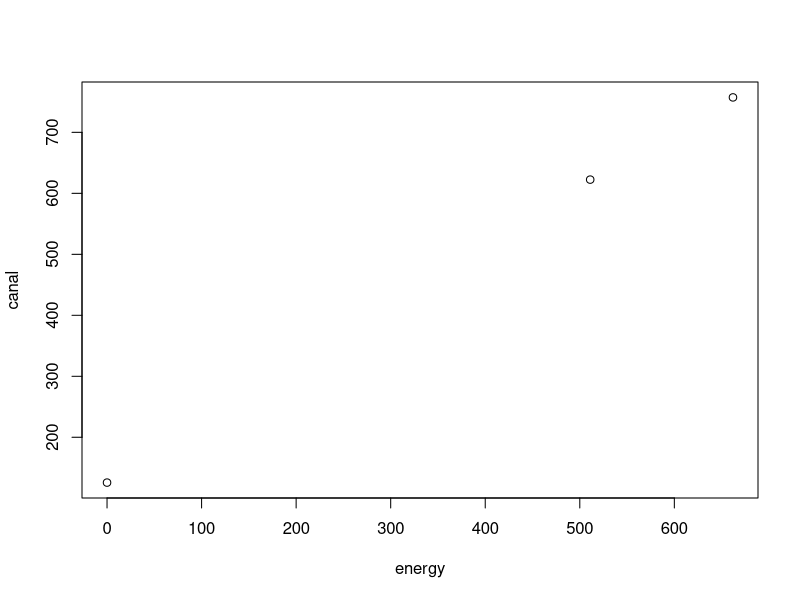
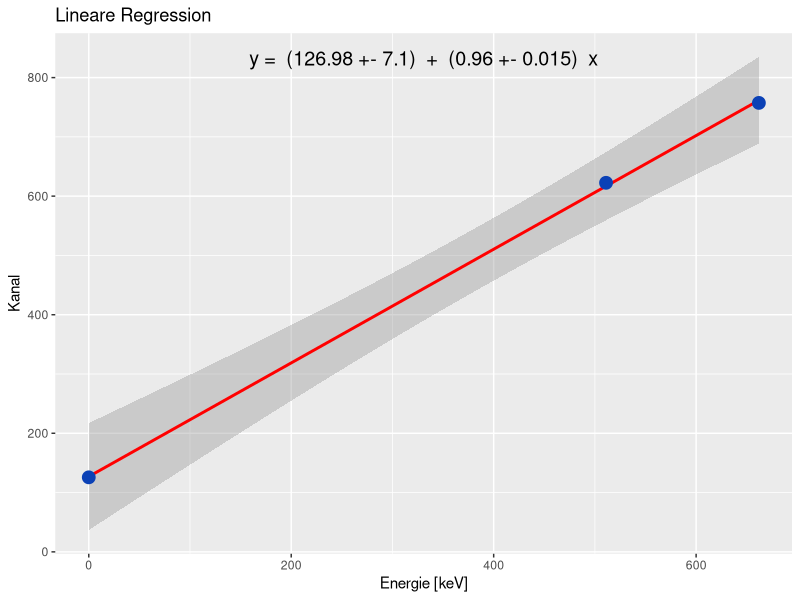
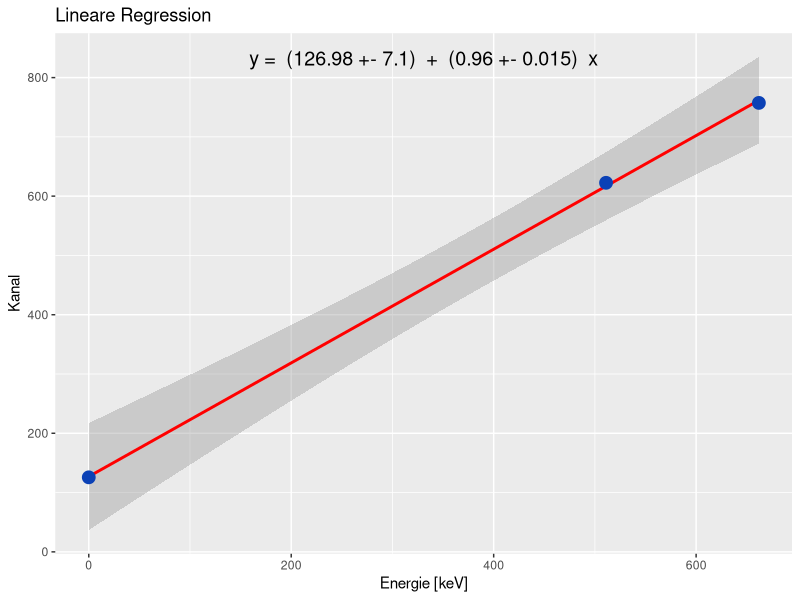

R code for these plots, in order:
# Erstelle einen Data Frame mit Daten für x und y
df <- data.frame(
    energy = c(0,511,662),
    canal = c(125.8+-0.1, 624.1+-1.6, 758.9+-1.6)
)
plot(df)

# Erstelle eine lineare Regression
fit <- lm(canal ~ energy, data = df)

# zeige die werte davon an
summary(fit)

# Show the standard error of the intercept from the fit
summary(fit)$coefficients[2, 2]

#plotte die Daten
library(ggplot2) # ggplot2 ist ein Paket für die Erstellung von Grafiken

(graph <- ggplot(df, aes(x = energy, y = canal)) + 
    geom_smooth(method = "lm",     col = "#ff0000") +
    geom_point(size = 4, col = "#0b41b6") +
    labs(title = "Lineare Regression", x = "Energie [keV]", y = "Kanal") +
    annotate("text", x = 0.5*max(df$energy), y = 1.1*max(df$canal), label = paste("y =  (", round(fit$coefficients[1], 2)," +- ",round(summary(fit)$coefficients[1, 2], 2), ")  +  (", round(fit$coefficients[2], 2)," +- ", round(summary(fit)$coefficients[2, 2], 3), ")  x", sep = ""), col = "#000000", size = 5)
)

# Speichere den Graphen
ggsave("EichLinFit.png", plot = graph, width = 1920, height = 1200, units = "px")
